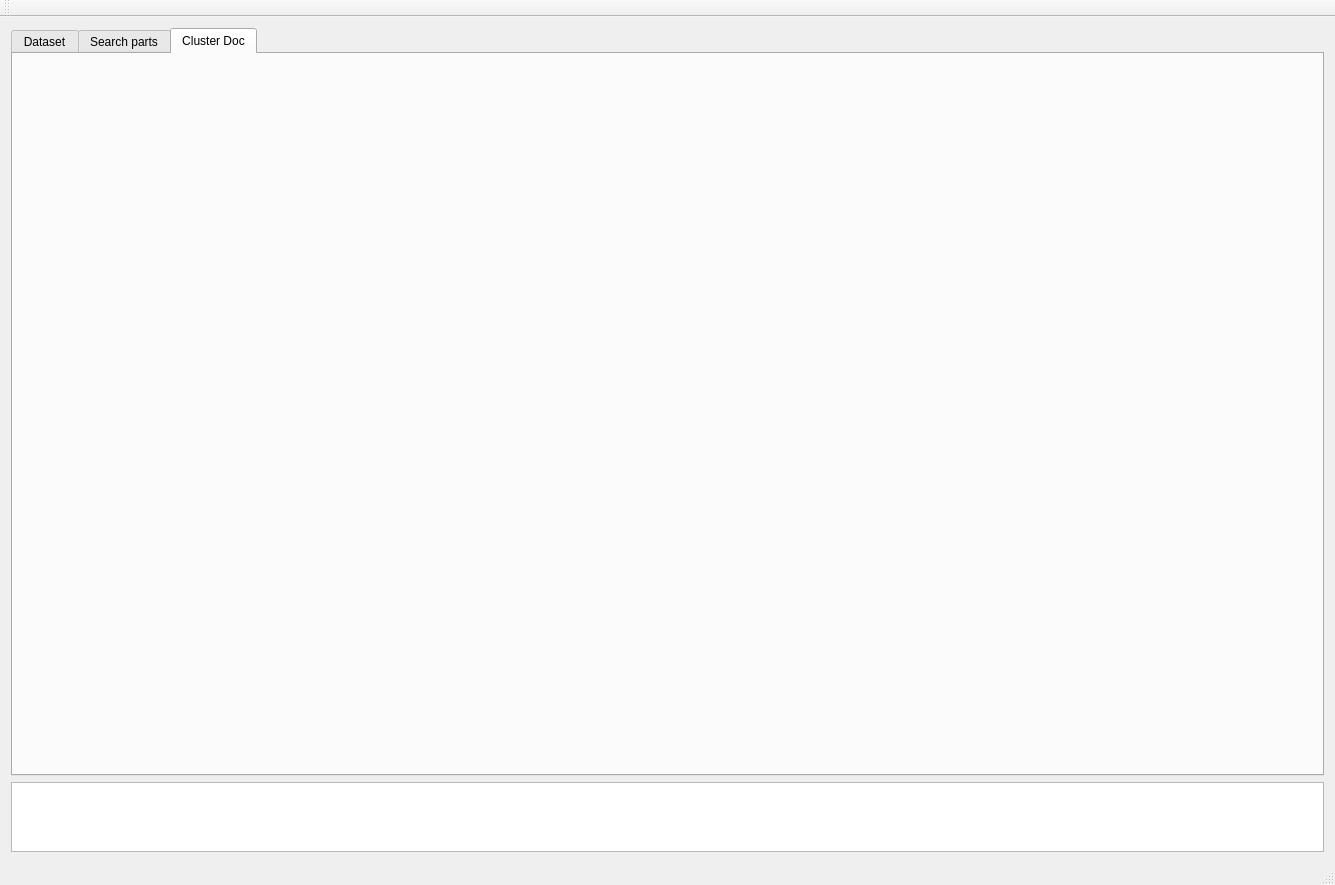
<?xml version="1.0" encoding="UTF-8"?>
<ui version="4.0">
 <class>MainWindow</class>
 <widget class="QMainWindow" name="MainWindow">
  <property name="geometry">
   <rect>
    <x>0</x>
    <y>0</y>
    <width>1271</width>
    <height>824</height>
   </rect>
  </property>
  <property name="sizePolicy">
   <sizepolicy hsizetype="Preferred" vsizetype="Maximum">
    <horstretch>0</horstretch>
    <verstretch>0</verstretch>
   </sizepolicy>
  </property>
  <property name="windowTitle">
   <string>MainWindow</string>
  </property>
  <widget class="QWidget" name="centralWidget">
   <property name="sizePolicy">
    <sizepolicy hsizetype="Preferred" vsizetype="Preferred">
     <horstretch>0</horstretch>
     <verstretch>0</verstretch>
    </sizepolicy>
   </property>
   <layout class="QVBoxLayout" name="verticalLayout">
    <item>
     <layout class="QGridLayout" name="gridLayout_7">
      <item row="1" column="0">
       <widget class="QTabWidget" name="TAB">
        <property name="sizePolicy">
         <sizepolicy hsizetype="Expanding" vsizetype="Expanding">
          <horstretch>0</horstretch>
          <verstretch>0</verstretch>
         </sizepolicy>
        </property>
        <property name="currentIndex">
         <number>2</number>
        </property>
        <widget class="QWidget" name="DATASET">
         <property name="enabled">
          <bool>true</bool>
         </property>
         <property name="sizePolicy">
          <sizepolicy hsizetype="Expanding" vsizetype="Expanding">
           <horstretch>0</horstretch>
           <verstretch>0</verstretch>
          </sizepolicy>
         </property>
         <attribute name="title">
          <string>Dataset</string>
         </attribute>
         <layout class="QGridLayout" name="gridLayout_3">
          <property name="leftMargin">
           <number>0</number>
          </property>
          <property name="topMargin">
           <number>0</number>
          </property>
          <property name="rightMargin">
           <number>0</number>
          </property>
          <property name="bottomMargin">
           <number>0</number>
          </property>
          <item row="0" column="0">
           <layout class="QGridLayout" name="gridLayout_2">
            <item row="0" column="0">
             <layout class="QGridLayout" name="gridLayout_6">
              <item row="0" column="0">
               <spacer name="horizontalSpacer_11">
                <property name="orientation">
                 <enum>Qt::Horizontal</enum>
                </property>
                <property name="sizeType">
                 <enum>QSizePolicy::Preferred</enum>
                </property>
                <property name="sizeHint" stdset="0">
                 <size>
                  <width>160</width>
                  <height>20</height>
                 </size>
                </property>
               </spacer>
              </item>
              <item row="0" column="3">
               <layout class="QVBoxLayout" name="verticalLayout_6">
                <property name="spacing">
                 <number>2</number>
                </property>
                <item>
                 <widget class="QLabel" name="CreateDatasetLabel">
                  <property name="enabled">
                   <bool>true</bool>
                  </property>
                  <property name="sizePolicy">
                   <sizepolicy hsizetype="Expanding" vsizetype="Fixed">
                    <horstretch>0</horstretch>
                    <verstretch>0</verstretch>
                   </sizepolicy>
                  </property>
                  <property name="minimumSize">
                   <size>
                    <width>10</width>
                    <height>40</height>
                   </size>
                  </property>
                  <property name="maximumSize">
                   <size>
                    <width>700</width>
                    <height>60</height>
                   </size>
                  </property>
                  <property name="font">
                   <font>
                    <pointsize>25</pointsize>
                    <weight>50</weight>
                    <bold>false</bold>
                    <underline>true</underline>
                    <kerning>true</kerning>
                   </font>
                  </property>
                  <property name="layoutDirection">
                   <enum>Qt::LeftToRight</enum>
                  </property>
                  <property name="text">
                   <string>Create Dataset</string>
                  </property>
                  <property name="textFormat">
                   <enum>Qt::AutoText</enum>
                  </property>
                  <property name="scaledContents">
                   <bool>true</bool>
                  </property>
                  <property name="alignment">
                   <set>Qt::AlignCenter</set>
                  </property>
                 </widget>
                </item>
                <item>
                 <layout class="QHBoxLayout" name="horizontalLayout_13">
                  <property name="spacing">
                   <number>3</number>
                  </property>
                  <item>
                   <widget class="QPushButton" name="CreateCompDataset">
                    <property name="text">
                     <string>Create component dataset</string>
                    </property>
                   </widget>
                  </item>
                  <item>
                   <widget class="QPushButton" name="LoadCompDataset">
                    <property name="text">
                     <string>Load component dataset</string>
                    </property>
                   </widget>
                  </item>
                  <item>
                   <widget class="QPushButton" name="SaveCompDataset">
                    <property name="text">
                     <string>Save component dataset</string>
                    </property>
                   </widget>
                  </item>
                 </layout>
                </item>
               </layout>
              </item>
              <item row="0" column="4">
               <spacer name="horizontalSpacer_12">
                <property name="orientation">
                 <enum>Qt::Horizontal</enum>
                </property>
                <property name="sizeType">
                 <enum>QSizePolicy::Preferred</enum>
                </property>
                <property name="sizeHint" stdset="0">
                 <size>
                  <width>160</width>
                  <height>20</height>
                 </size>
                </property>
               </spacer>
              </item>
             </layout>
            </item>
            <item row="1" column="0">
             <layout class="QGridLayout" name="gridLayout_5">
              <item row="1" column="0">
               <layout class="QVBoxLayout" name="verticalLayout_11">
                <property name="spacing">
                 <number>9</number>
                </property>
                <item>
                 <widget class="QLineEdit" name="ComponentName">
                  <property name="sizePolicy">
                   <sizepolicy hsizetype="Minimum" vsizetype="Fixed">
                    <horstretch>0</horstretch>
                    <verstretch>0</verstretch>
                   </sizepolicy>
                  </property>
                  <property name="text">
                   <string/>
                  </property>
                 </widget>
                </item>
                <item>
                 <widget class="QLabel" name="ComponentPathLabel">
                  <property name="sizePolicy">
                   <sizepolicy hsizetype="Minimum" vsizetype="Fixed">
                    <horstretch>0</horstretch>
                    <verstretch>0</verstretch>
                   </sizepolicy>
                  </property>
                  <property name="text">
                   <string>Component dataset path</string>
                  </property>
                 </widget>
                </item>
                <item>
                 <layout class="QHBoxLayout" name="horizontalLayout_4">
                  <item>
                   <widget class="QLineEdit" name="ComponentDatasetPath">
                    <property name="sizePolicy">
                     <sizepolicy hsizetype="Minimum" vsizetype="Fixed">
                      <horstretch>0</horstretch>
                      <verstretch>0</verstretch>
                     </sizepolicy>
                    </property>
                    <property name="text">
                     <string/>
                    </property>
                   </widget>
                  </item>
                 </layout>
                </item>
                <item>
                 <layout class="QHBoxLayout" name="horizontalLayout_25">
                  <property name="spacing">
                   <number>3</number>
                  </property>
                  <item>
                   <layout class="QVBoxLayout" name="verticalLayout_4">
                    <property name="spacing">
                     <number>2</number>
                    </property>
                    <item>
                     <widget class="QLabel" name="ComponentWidthLabel">
                      <property name="sizePolicy">
                       <sizepolicy hsizetype="Preferred" vsizetype="Fixed">
                        <horstretch>0</horstretch>
                        <verstretch>0</verstretch>
                       </sizepolicy>
                      </property>
                      <property name="text">
                       <string>Component width [mm]</string>
                      </property>
                     </widget>
                    </item>
                    <item>
                     <widget class="QLineEdit" name="ComponentWidth">
                      <property name="enabled">
                       <bool>true</bool>
                      </property>
                      <property name="sizePolicy">
                       <sizepolicy hsizetype="Minimum" vsizetype="Fixed">
                        <horstretch>0</horstretch>
                        <verstretch>0</verstretch>
                       </sizepolicy>
                      </property>
                      <property name="text">
                       <string>0</string>
                      </property>
                     </widget>
                    </item>
                   </layout>
                  </item>
                  <item>
                   <layout class="QVBoxLayout" name="verticalLayout_5">
                    <item>
                     <widget class="QLabel" name="ComponentHeightLabel">
                      <property name="sizePolicy">
                       <sizepolicy hsizetype="Preferred" vsizetype="Fixed">
                        <horstretch>0</horstretch>
                        <verstretch>0</verstretch>
                       </sizepolicy>
                      </property>
                      <property name="text">
                       <string>Component height [mm]</string>
                      </property>
                     </widget>
                    </item>
                    <item>
                     <widget class="QLineEdit" name="ComponentHeight">
                      <property name="sizePolicy">
                       <sizepolicy hsizetype="Preferred" vsizetype="Fixed">
                        <horstretch>0</horstretch>
                        <verstretch>0</verstretch>
                       </sizepolicy>
                      </property>
                      <property name="text">
                       <string>0</string>
                      </property>
                     </widget>
                    </item>
                   </layout>
                  </item>
                 </layout>
                </item>
                <item>
                 <layout class="QHBoxLayout" name="horizontalLayout_26">
                  <property name="spacing">
                   <number>2</number>
                  </property>
                  <item>
                   <layout class="QVBoxLayout" name="verticalLayout_7">
                    <property name="spacing">
                     <number>2</number>
                    </property>
                    <item>
                     <widget class="QLabel" name="BorderSizeLabel">
                      <property name="sizePolicy">
                       <sizepolicy hsizetype="Preferred" vsizetype="Fixed">
                        <horstretch>0</horstretch>
                        <verstretch>0</verstretch>
                       </sizepolicy>
                      </property>
                      <property name="text">
                       <string>BorderSize [mm]</string>
                      </property>
                     </widget>
                    </item>
                    <item>
                     <widget class="QLineEdit" name="BorderSize">
                      <property name="sizePolicy">
                       <sizepolicy hsizetype="Preferred" vsizetype="Fixed">
                        <horstretch>0</horstretch>
                        <verstretch>0</verstretch>
                       </sizepolicy>
                      </property>
                      <property name="text">
                       <string>0</string>
                      </property>
                     </widget>
                    </item>
                   </layout>
                  </item>
                  <item>
                   <layout class="QVBoxLayout" name="verticalLayout_8">
                    <property name="spacing">
                     <number>2</number>
                    </property>
                    <item>
                     <widget class="QLabel" name="ComponentIDLabel">
                      <property name="sizePolicy">
                       <sizepolicy hsizetype="Preferred" vsizetype="Fixed">
                        <horstretch>0</horstretch>
                        <verstretch>0</verstretch>
                       </sizepolicy>
                      </property>
                      <property name="text">
                       <string>Component ID [int]</string>
                      </property>
                     </widget>
                    </item>
                    <item>
                     <widget class="QLineEdit" name="ComponentID">
                      <property name="sizePolicy">
                       <sizepolicy hsizetype="Preferred" vsizetype="Fixed">
                        <horstretch>0</horstretch>
                        <verstretch>0</verstretch>
                       </sizepolicy>
                      </property>
                      <property name="text">
                       <string>0</string>
                      </property>
                     </widget>
                    </item>
                   </layout>
                  </item>
                 </layout>
                </item>
                <item>
                 <layout class="QHBoxLayout" name="horizontalLayout_27">
                  <property name="spacing">
                   <number>2</number>
                  </property>
                  <item>
                   <layout class="QVBoxLayout" name="verticalLayout_14">
                    <item>
                     <widget class="QLabel" name="label_2">
                      <property name="sizePolicy">
                       <sizepolicy hsizetype="Preferred" vsizetype="Fixed">
                        <horstretch>0</horstretch>
                        <verstretch>0</verstretch>
                       </sizepolicy>
                      </property>
                      <property name="text">
                       <string>Online database</string>
                      </property>
                     </widget>
                    </item>
                    <item>
                     <widget class="QLineEdit" name="OCROnlineDataBase">
                      <property name="sizePolicy">
                       <sizepolicy hsizetype="Preferred" vsizetype="Fixed">
                        <horstretch>0</horstretch>
                        <verstretch>0</verstretch>
                       </sizepolicy>
                      </property>
                      <property name="text">
                       <string/>
                      </property>
                     </widget>
                    </item>
                   </layout>
                  </item>
                 </layout>
                </item>
                <item>
                 <layout class="QVBoxLayout" name="verticalLayout_10">
                  <item>
                   <widget class="QLabel" name="OCRTextLabel">
                    <property name="sizePolicy">
                     <sizepolicy hsizetype="Preferred" vsizetype="Fixed">
                      <horstretch>0</horstretch>
                      <verstretch>0</verstretch>
                     </sizepolicy>
                    </property>
                    <property name="text">
                     <string>OCR Text</string>
                    </property>
                   </widget>
                  </item>
                  <item>
                   <widget class="QLineEdit" name="OCRText">
                    <property name="sizePolicy">
                     <sizepolicy hsizetype="Preferred" vsizetype="Fixed">
                      <horstretch>0</horstretch>
                      <verstretch>0</verstretch>
                     </sizepolicy>
                    </property>
                    <property name="text">
                     <string/>
                    </property>
                   </widget>
                  </item>
                  <item>
                   <layout class="QHBoxLayout" name="horizontalLayout_6">
                    <item>
                     <widget class="QCheckBox" name="OCRAxialSymmetricHorizontal">
                      <property name="text">
                       <string>OCR Horizontal symmetric</string>
                      </property>
                     </widget>
                    </item>
                    <item>
                     <widget class="QCheckBox" name="OCRAxialSymmetricVertical">
                      <property name="text">
                       <string>OCR Vetical symmetric</string>
                      </property>
                     </widget>
                    </item>
                   </layout>
                  </item>
                 </layout>
                </item>
                <item>
                 <layout class="QVBoxLayout" name="verticalLayout_16">
                  <property name="spacing">
                   <number>2</number>
                  </property>
                  <item>
                   <widget class="QLabel" name="RotationLabel">
                    <property name="sizePolicy">
                     <sizepolicy hsizetype="Preferred" vsizetype="Fixed">
                      <horstretch>0</horstretch>
                      <verstretch>0</verstretch>
                     </sizepolicy>
                    </property>
                    <property name="text">
                     <string>Component Rotation</string>
                    </property>
                   </widget>
                  </item>
                  <item>
                   <layout class="QHBoxLayout" name="horizontalLayout_5">
                    <property name="spacing">
                     <number>2</number>
                    </property>
                    <item>
                     <widget class="QCheckBox" name="AxialSymmetricHorizontal">
                      <property name="text">
                       <string>Horizontal symmetric </string>
                      </property>
                     </widget>
                    </item>
                    <item>
                     <widget class="QCheckBox" name="AxialSymmetricVertical">
                      <property name="text">
                       <string>Vertical symmetric </string>
                      </property>
                     </widget>
                    </item>
                   </layout>
                  </item>
                  <item>
                   <widget class="QLabel" name="ComponentRotationSelectLabel">
                    <property name="sizePolicy">
                     <sizepolicy hsizetype="Preferred" vsizetype="Fixed">
                      <horstretch>0</horstretch>
                      <verstretch>0</verstretch>
                     </sizepolicy>
                    </property>
                    <property name="text">
                     <string>Component Rotation Select</string>
                    </property>
                   </widget>
                  </item>
                  <item>
                   <widget class="QComboBox" name="ComponentRotationSelect">
                    <property name="enabled">
                     <bool>true</bool>
                    </property>
                    <property name="editable">
                     <bool>false</bool>
                    </property>
                    <property name="currentText">
                     <string>TOP (red)</string>
                    </property>
                    <item>
                     <property name="text">
                      <string>TOP (red)</string>
                     </property>
                    </item>
                    <item>
                     <property name="text">
                      <string>RIGHT (green)</string>
                     </property>
                    </item>
                    <item>
                     <property name="text">
                      <string>LEFT (yellow)</string>
                     </property>
                    </item>
                    <item>
                     <property name="text">
                      <string>BOTTOM (blue)</string>
                     </property>
                    </item>
                   </widget>
                  </item>
                 </layout>
                </item>
                <item>
                 <widget class="QLabel" name="ComponentDescriptionLabel">
                  <property name="sizePolicy">
                   <sizepolicy hsizetype="Preferred" vsizetype="Fixed">
                    <horstretch>0</horstretch>
                    <verstretch>0</verstretch>
                   </sizepolicy>
                  </property>
                  <property name="text">
                   <string>ComponentDescription</string>
                  </property>
                 </widget>
                </item>
                <item>
                 <widget class="QTextEdit" name="ComponentDescription">
                  <property name="sizePolicy">
                   <sizepolicy hsizetype="Preferred" vsizetype="Preferred">
                    <horstretch>0</horstretch>
                    <verstretch>0</verstretch>
                   </sizepolicy>
                  </property>
                  <property name="documentTitle">
                   <string>Description</string>
                  </property>
                  <property name="placeholderText">
                   <string>Component Description</string>
                  </property>
                 </widget>
                </item>
               </layout>
              </item>
              <item row="1" column="1">
               <layout class="QHBoxLayout" name="horizontalLayout_28">
                <item>
                 <spacer name="horizontalSpacer">
                  <property name="orientation">
                   <enum>Qt::Horizontal</enum>
                  </property>
                  <property name="sizeType">
                   <enum>QSizePolicy::Expanding</enum>
                  </property>
                  <property name="sizeHint" stdset="0">
                   <size>
                    <width>40</width>
                    <height>20</height>
                   </size>
                  </property>
                 </spacer>
                </item>
                <item>
                 <widget class="QLabel" name="Image">
                  <property name="sizePolicy">
                   <sizepolicy hsizetype="Fixed" vsizetype="Fixed">
                    <horstretch>0</horstretch>
                    <verstretch>0</verstretch>
                   </sizepolicy>
                  </property>
                  <property name="minimumSize">
                   <size>
                    <width>800</width>
                    <height>600</height>
                   </size>
                  </property>
                  <property name="maximumSize">
                   <size>
                    <width>800</width>
                    <height>600</height>
                   </size>
                  </property>
                  <property name="text">
                   <string>Image</string>
                  </property>
                  <property name="alignment">
                   <set>Qt::AlignCenter</set>
                  </property>
                 </widget>
                </item>
                <item>
                 <spacer name="horizontalSpacer_2">
                  <property name="orientation">
                   <enum>Qt::Horizontal</enum>
                  </property>
                  <property name="sizeHint" stdset="0">
                   <size>
                    <width>40</width>
                    <height>20</height>
                   </size>
                  </property>
                 </spacer>
                </item>
                <item>
                 <layout class="QVBoxLayout" name="verticalLayout_9">
                  <item>
                   <widget class="QCheckBox" name="BBox">
                    <property name="sizePolicy">
                     <sizepolicy hsizetype="Preferred" vsizetype="Fixed">
                      <horstretch>0</horstretch>
                      <verstretch>0</verstretch>
                     </sizepolicy>
                    </property>
                    <property name="text">
                     <string>Select/Delete Bounding Box</string>
                    </property>
                   </widget>
                  </item>
                  <item>
                   <widget class="QPushButton" name="ComponentMean">
                    <property name="text">
                     <string>Compute component mean</string>
                    </property>
                   </widget>
                  </item>
                  <item>
                   <widget class="QPushButton" name="AddImage">
                    <property name="sizePolicy">
                     <sizepolicy hsizetype="Preferred" vsizetype="Fixed">
                      <horstretch>0</horstretch>
                      <verstretch>0</verstretch>
                     </sizepolicy>
                    </property>
                    <property name="text">
                     <string>Add image</string>
                    </property>
                   </widget>
                  </item>
                  <item>
                   <widget class="QPushButton" name="DeleteImage">
                    <property name="text">
                     <string>Delete image</string>
                    </property>
                   </widget>
                  </item>
                  <item>
                   <widget class="QLabel" name="ImageScale">
                    <property name="sizePolicy">
                     <sizepolicy hsizetype="Preferred" vsizetype="Fixed">
                      <horstretch>0</horstretch>
                      <verstretch>0</verstretch>
                     </sizepolicy>
                    </property>
                    <property name="text">
                     <string>Image scale [px/mm]</string>
                    </property>
                   </widget>
                  </item>
                  <item>
                   <widget class="QLabel" name="ImageNumber">
                    <property name="sizePolicy">
                     <sizepolicy hsizetype="Preferred" vsizetype="Fixed">
                      <horstretch>0</horstretch>
                      <verstretch>0</verstretch>
                     </sizepolicy>
                    </property>
                    <property name="text">
                     <string>Image number: 0 / 0</string>
                    </property>
                   </widget>
                  </item>
                  <item>
                   <spacer name="verticalSpacer">
                    <property name="orientation">
                     <enum>Qt::Vertical</enum>
                    </property>
                    <property name="sizeType">
                     <enum>QSizePolicy::Expanding</enum>
                    </property>
                    <property name="sizeHint" stdset="0">
                     <size>
                      <width>20</width>
                      <height>40</height>
                     </size>
                    </property>
                   </spacer>
                  </item>
                 </layout>
                </item>
               </layout>
              </item>
              <item row="0" column="0">
               <widget class="QLabel" name="ComponentNameLabel">
                <property name="sizePolicy">
                 <sizepolicy hsizetype="Preferred" vsizetype="Fixed">
                  <horstretch>0</horstretch>
                  <verstretch>0</verstretch>
                 </sizepolicy>
                </property>
                <property name="text">
                 <string>Component name</string>
                </property>
               </widget>
              </item>
             </layout>
            </item>
            <item row="2" column="0">
             <layout class="QGridLayout" name="gridLayout_4">
              <item row="0" column="0">
               <spacer name="horizontalSpacer_9">
                <property name="orientation">
                 <enum>Qt::Horizontal</enum>
                </property>
                <property name="sizeType">
                 <enum>QSizePolicy::Fixed</enum>
                </property>
                <property name="sizeHint" stdset="0">
                 <size>
                  <width>400</width>
                  <height>20</height>
                 </size>
                </property>
               </spacer>
              </item>
              <item row="0" column="1">
               <layout class="QHBoxLayout" name="horizontalLayout_23">
                <item>
                 <layout class="QHBoxLayout" name="horizontalLayout_24">
                  <property name="spacing">
                   <number>2</number>
                  </property>
                  <item>
                   <widget class="QPushButton" name="Back">
                    <property name="sizePolicy">
                     <sizepolicy hsizetype="Minimum" vsizetype="Preferred">
                      <horstretch>0</horstretch>
                      <verstretch>0</verstretch>
                     </sizepolicy>
                    </property>
                    <property name="text">
                     <string>Back</string>
                    </property>
                   </widget>
                  </item>
                  <item>
                   <widget class="QPushButton" name="Next">
                    <property name="sizePolicy">
                     <sizepolicy hsizetype="Minimum" vsizetype="Preferred">
                      <horstretch>0</horstretch>
                      <verstretch>0</verstretch>
                     </sizepolicy>
                    </property>
                    <property name="text">
                     <string>Next</string>
                    </property>
                   </widget>
                  </item>
                 </layout>
                </item>
               </layout>
              </item>
              <item row="0" column="2">
               <spacer name="horizontalSpacer_10">
                <property name="orientation">
                 <enum>Qt::Horizontal</enum>
                </property>
                <property name="sizeType">
                 <enum>QSizePolicy::Fixed</enum>
                </property>
                <property name="sizeHint" stdset="0">
                 <size>
                  <width>300</width>
                  <height>20</height>
                 </size>
                </property>
               </spacer>
              </item>
             </layout>
            </item>
           </layout>
          </item>
         </layout>
        </widget>
        <widget class="QWidget" name="SEARCH">
         <attribute name="title">
          <string>Search parts</string>
         </attribute>
         <layout class="QVBoxLayout" name="verticalLayout_2">
          <item>
           <layout class="QVBoxLayout" name="SEARCH_Vertical">
            <property name="spacing">
             <number>3</number>
            </property>
           </layout>
          </item>
         </layout>
        </widget>
        <widget class="QWidget" name="TRAINING">
         <attribute name="title">
          <string>Cluster Doc</string>
         </attribute>
         <layout class="QGridLayout" name="gridLayout">
          <item row="0" column="0">
           <layout class="QHBoxLayout" name="horizontalLayout"/>
          </item>
         </layout>
        </widget>
       </widget>
      </item>
     </layout>
    </item>
    <item>
     <widget class="QTextBrowser" name="StatusLine"/>
    </item>
   </layout>
  </widget>
  <widget class="QMenuBar" name="menuBar">
   <property name="geometry">
    <rect>
     <x>0</x>
     <y>0</y>
     <width>1271</width>
     <height>21</height>
    </rect>
   </property>
  </widget>
  <widget class="QToolBar" name="mainToolBar">
   <attribute name="toolBarArea">
    <enum>TopToolBarArea</enum>
   </attribute>
   <attribute name="toolBarBreak">
    <bool>false</bool>
   </attribute>
  </widget>
  <widget class="QStatusBar" name="statusBar"/>
 </widget>
 <layoutdefault spacing="6" margin="11"/>
 <resources/>
 <connections/>
</ui>
